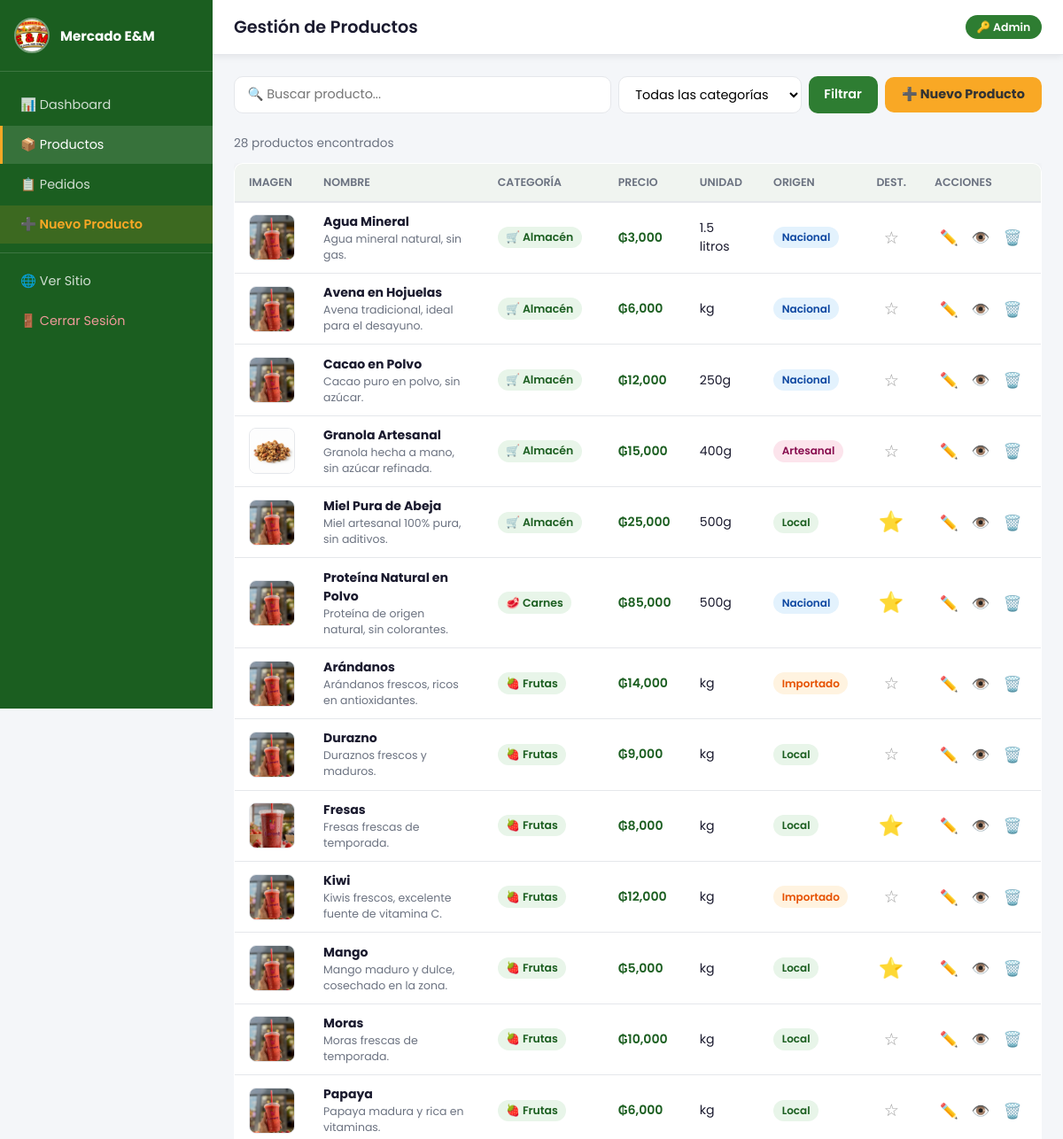
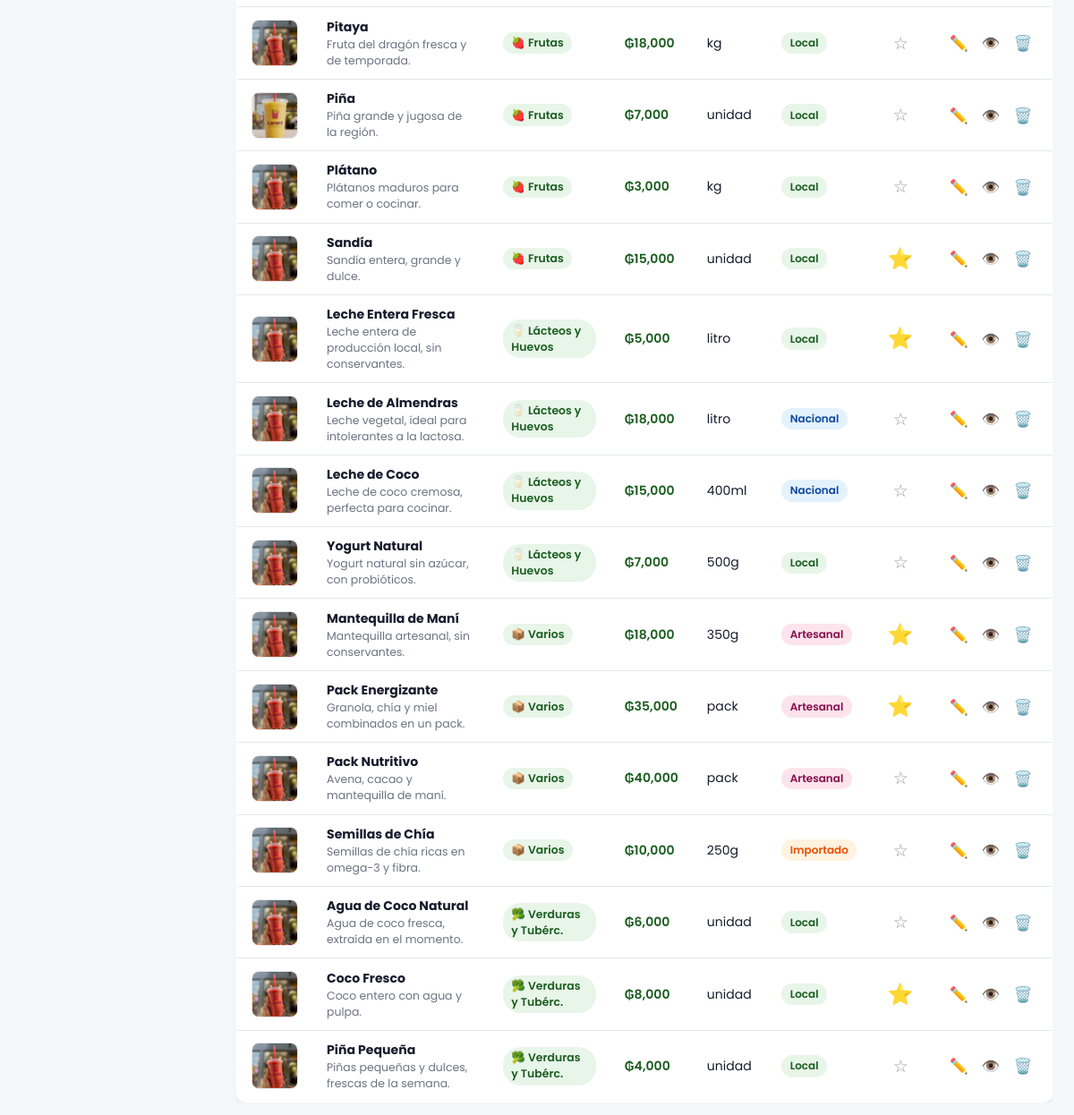
/admin/productos (signed in), run on the app's committed database (2 pictures, top to bottom).
### tables this page shows
CREATE TABLE productos (
            id          INTEGER PRIMARY KEY AUTOINCREMENT,
            nombre      TEXT    NOT NULL,
            descripcion TEXT    NOT NULL,
            precio      REAL    NOT NULL,
            unidad      TEXT    NOT NULL,
            imagen      TEXT    NOT NULL DEFAULT 'img1.jpg',
            categoria   TEXT    NOT NULL,
            origen      TEXT    NOT NULL DEFAULT 'Local',
            destacado   INTEGER NOT NULL DEFAULT 0
        );

### app.py (the view)
@app.route('/admin/productos')
@login_required
def admin_productos():
    db = get_db()
    categoria_sel = request.args.get('categoria', '')
    busqueda      = request.args.get('q', '').strip()
    query  = 'SELECT * FROM productos WHERE 1=1'
    params = []
    if categoria_sel:
        query += ' AND categoria=?'
        params.append(categoria_sel)
    if busqueda:
        query += ' AND (nombre LIKE ? OR descripcion LIKE ?)'
        params += [f'%{busqueda}%', f'%{busqueda}%']
    query += ' ORDER BY categoria, nombre'
    lista = db.execute(query, params).fetchall()
    return render_template('admin/productos.html',
                           productos=lista,
                           categorias=CATEGORIAS,
                           categoria_sel=categoria_sel,
                           busqueda=busqueda)

### app.py (called while the page is built)
def get_db():
    if 'db' not in g:
        g.db = sqlite3.connect(DATABASE)
        g.db.row_factory = sqlite3.Row
    return g.db

def login_required(f):
    @wraps(f)
    def decorated(*args, **kwargs):
        if not session.get('admin_logged_in'):
            flash('Necesitás iniciar sesión para acceder al panel.', 'error')
            return redirect(url_for('admin_login'))
        return f(*args, **kwargs)
    return decorated

@app.context_processor
def inject_cart_count():
    cart = session.get('cart', {})
    return {'cart_count': sum(cart.values()) if cart else 0}

### templates/admin/productos.html (shortened to what this page needs)
{% extends "admin/base_admin.html" %}
{% block page_title %}Gestión de Productos{% endblock %}
{% block content %}
<div class="filter-toolbar">
    <form method="GET" class="filter-form">
        <input type="text" name="q" placeholder="🔍 Buscar producto..." value="{{ busqueda }}" class="search-input">
        <select name="categoria" class="filter-select">
            <option value="">Todas las categorías</option>
        </select>
        <button type="submit" class="btn-filter">Filtrar</button>
    </form>
    <a href="{{ url_for('admin_nuevo_producto') }}" class="btn-add">➕ Nuevo Producto</a>
</div>
<p class="result-count">{{ productos|length }} producto{% if productos|length != 1 %}s{% endif %} encontrado{% if productos|length != 1 %}s{% endif %}</p>
{% if productos %}
<div class="table-wrapper">
    <table class="admin-table">
        <thead>
            <tr>
                <th>Imagen</th>
                <th>Nombre</th>
                <th>Categoría</th>
                <th>Precio</th>
                <th>Unidad</th>
                <th>Origen</th>
                <th>Dest.</th>
                <th>Acciones</th>
            </tr>
        </thead>
        <tbody>
            {% for p in productos %}
            {% set cat = categorias | selectattr('id','equalto', p.categoria) | first %}
            <tr>
                <td class="td-img">
                    <img src="{{ url_for('static', filename=p.imagen) }}"
                         alt="{{ p.nombre }}"
                         onerror="this.src='{{ url_for('static', filename='img1.jpg') }}'">
                </td>
                <td class="td-nombre">
                    <strong>{{ p.nombre }}</strong>
                    <span class="td-desc">{{ p.descripcion[:60] }}{% if p.descripcion|length > 60 %}…{% endif %}</span>
                </td>
                <td>
                    {% if cat %}
                        <span class="badge-cat">{{ cat.icono }} {{ cat.nombre }}</span>
                    {% else %}
                        {{ p.categoria }}
                    {% endif %}
                </td>
                <td class="td-precio">₲{{ "{:,.0f}".format(p.precio) }}</td>
                <td>{{ p.unidad }}</td>
                <td><span class="badge-origen badge-{{ p.origen|lower }}">{{ p.origen }}</span></td>
                <td class="td-dest">
                    <form method="POST" action="{{ url_for('admin_toggle_destacado', pid=p.id) }}" style="display:inline">
                        <button type="submit" class="btn-star {% if p.destacado %}active{% endif %}"
                                title="{% if p.destacado %}Quitar destacado{% else %}Marcar destacado{% endif %}">
                            {% if p.destacado %}⭐{% else %}☆{% endif %}
                        </button>
                    </form>
                </td>
                <td class="td-actions">
                    <a href="{{ url_for('admin_editar_producto', pid=p.id) }}" class="btn-edit" title="Editar">✏️</a>
                    <a href="{{ url_for('producto_detalle', producto_id=p.id) }}" class="btn-view" target="_blank" title="Ver en sitio">👁️</a>
                    <form method="POST" action="{{ url_for('admin_eliminar_producto', pid=p.id) }}"
                          style="display:inline"
                          onsubmit="return confirm('¿Eliminar {{ p.nombre }}? Esta acción no se puede deshacer.')">
                        <button type="submit" class="btn-delete" title="Eliminar">🗑️</button>
                    </form>
                </td>
            </tr>
            {% endfor %}
        </tbody>
    </table>
</div>
{% else %}
<div class="empty-state">
    <p class="empty-icon">📦</p>
    <h3>No se encontraron productos</h3>
    <a href="{{ url_for('admin_nuevo_producto') }}" class="action-btn action-primary">➕ Agregar el primero</a>
</div>
{% endif %}
{% endblock %}

### static/css/admin.css (style rules this page uses)
*, *::before, *::after { box-sizing: border-box; margin: 0; padding: 0; }
:root { --sidebar-w: 240px; --primary: #2e7d32; --primary-d: #1b5e20; --accent: #f9a825; --danger: #c62828; --bg: #f4f6f9; --card-bg: #ffffff; --text: #1a1a2e; --text-light:#6b7280; --border: #e5e7eb; --shadow: 0 2px 8px rgba(0,0,0,.08); --radius: 10px; font-family: 'Poppins', sans-serif; }
body { background: var(--bg); color: var(--text); }
.admin-body { display: flex; min-height: 100vh; }
.filter-toolbar { display: flex; align-items: center; gap: .75rem; flex-wrap: wrap; margin-bottom: 1rem; }
.filter-form { display: flex; gap: .5rem; flex-wrap: wrap; flex: 1; }
.search-input { flex: 1; min-width: 180px; padding: .55rem .9rem; border: 1.5px solid var(--border); border-radius: var(--radius); font-family: inherit; font-size: .9rem; }
.filter-select { padding: .55rem .9rem; border: 1.5px solid var(--border); border-radius: var(--radius); font-family: inherit; font-size: .9rem; background: #fff; }
.btn-filter { padding: .55rem 1.1rem; background: var(--primary); color: #fff; border: none; border-radius: var(--radius); font-family: inherit; font-size: .9rem; font-weight: 600; cursor: pointer; }
.btn-add { padding: .6rem 1.2rem; background: var(--accent); color: #333; border-radius: var(--radius); font-size: .9rem; font-weight: 700; text-decoration: none; white-space: nowrap; }
.result-count { font-size: .85rem; color: var(--text-light); margin-bottom: .75rem; }
.table-wrapper { overflow-x: auto; }
.admin-table { width: 100%; border-collapse: collapse; background: var(--card-bg); border-radius: var(--radius); overflow: hidden; box-shadow: var(--shadow); border: 1px solid var(--border); font-size: .88rem; }
.admin-table th { background: #f0f4f0; padding: .75rem 1rem; text-align: left; font-size: .78rem; text-transform: uppercase; color: var(--text-light); font-weight: 600; border-bottom: 2px solid var(--border); }
.admin-table td { padding: .7rem 1rem; border-bottom: 1px solid var(--border); vertical-align: middle; }
.admin-table tr:last-child td { border-bottom: none; }
.td-img img { width: 52px; height: 52px; border-radius: 8px; object-fit: cover; border: 1px solid var(--border); }
.td-nombre strong { display: block; }
.td-desc { display: block; font-size: .78rem; color: var(--text-light); }
.td-precio { font-weight: 600; color: var(--primary-d); white-space: nowrap; }
.badge-cat { display: inline-block; background: #e8f5e9; color: var(--primary-d); padding: .2rem .6rem; border-radius: 20px; font-size: .78rem; font-weight: 600; }
.badge-origen { display: inline-block; padding: .2rem .6rem; border-radius: 20px; font-size: .75rem; font-weight: 600; }
.badge-local { background: #e8f5e9; color: #1b5e20; }
.badge-nacional { background: #e3f2fd; color: #0d47a1; }
.badge-importado { background: #fff3e0; color: #e65100; }
.badge-artesanal { background: #fce4ec; color: #880e4f; }
.td-dest { text-align: center; }
.btn-star { background: none; border: none; font-size: 1.2rem; cursor: pointer; opacity: .4; transition: opacity .15s, transform .15s; }
.btn-star:hover, .btn-star.active { opacity: 1; transform: scale(1.2); }
.td-actions { white-space: nowrap; }
.btn-edit, .btn-view, .btn-delete { background: none; border: none; font-size: 1.05rem; cursor: pointer; padding: .25rem .35rem; border-radius: 6px; text-decoration: none; transition: background .15s; display: inline-block; }
.filter-toolbar { display: flex; gap: .5rem; margin-bottom: 1.5rem; flex-wrap: wrap; }

### data on the page
productos: nombre "Agua Mineral", descripcion "Agua mineral natural, sin gas.", icono "🛒", nombre "Almacén", precio "3,000", unidad "1.5 litros", origen "Nacional"
productos: nombre "Avena en Hojuelas", descripcion "Avena tradicional, ideal para el desayuno.", icono "🛒", nombre "Almacén", precio "6,000", unidad "kg", origen "Nacional"
productos: nombre "Cacao en Polvo", descripcion "Cacao puro en polvo, sin azúcar.", icono "🛒", nombre "Almacén", precio "12,000", unidad "250g", origen "Nacional"
productos: imagen (picture), nombre "Granola Artesanal", descripcion "Granola hecha a mano, sin azúcar refinada.", icono "🛒", nombre "Almacén", precio "15,000", unidad "400g", origen "Artesanal"
productos: nombre "Miel Pura de Abeja", descripcion "Miel artesanal 100% pura, sin aditivos.", icono "🛒", nombre "Almacén", precio "25,000", unidad "500g", origen "Local"
productos: nombre "Proteína Natural en Polvo", descripcion "Proteína de origen natural, sin colorantes.", icono "🥩", nombre "Carnes", precio "85,000", unidad "500g", origen "Nacional"
productos: nombre "Arándanos", descripcion "Arándanos frescos, ricos en antioxidantes.", icono "🍓", nombre "Frutas", precio "14,000", unidad "kg", origen "Importado"
productos: nombre "Durazno", descripcion "Duraznos frescos y maduros.", icono "🍓", nombre "Frutas", precio "9,000", unidad "kg", origen "Local"
productos: imagen (picture), nombre "Fresas", descripcion "Fresas frescas de temporada.", icono "🍓", nombre "Frutas", precio "8,000", unidad "kg", origen "Local"
productos: nombre "Kiwi", descripcion "Kiwis frescos, excelente fuente de vitamina C.", icono "🍓", nombre "Frutas", precio "12,000", unidad "kg", origen "Importado"
productos: nombre "Mango", descripcion "Mango maduro y dulce, cosechado en la zona.", icono "🍓", nombre "Frutas", precio "5,000", unidad "kg", origen "Local"
productos: nombre "Moras", descripcion "Moras frescas de temporada.", icono "🍓", nombre "Frutas", precio "10,000", unidad "kg", origen "Local"
productos: nombre "Papaya", descripcion "Papaya madura y rica en vitaminas.", icono "🍓", nombre "Frutas", precio "6,000", unidad "kg", origen "Local"
productos: nombre "Pitaya", descripcion "Fruta del dragón fresca y de temporada.", icono "🍓", nombre "Frutas", precio "18,000", unidad "kg", origen "Local"
productos: imagen (picture), nombre "Piña", descripcion "Piña grande y jugosa de la región.", icono "🍓", nombre "Frutas", precio "7,000", unidad "unidad", origen "Local"
productos: nombre "Plátano", descripcion "Plátanos maduros para comer o cocinar.", icono "🍓", nombre "Frutas", precio "3,000", unidad "kg", origen "Local"
productos: nombre "Sandía", descripcion "Sandía entera, grande y dulce.", icono "🍓", nombre "Frutas", precio "15,000", unidad "unidad", origen "Local"
productos: nombre "Leche Entera Fresca", descripcion "Leche entera de producción local, sin conservantes.", icono "🥛", nombre "Lácteos y Huevos", precio "5,000", unidad "litro", origen "Local"
productos: nombre "Leche de Almendras", descripcion "Leche vegetal, ideal para intolerantes a la lactosa.", icono "🥛", nombre "Lácteos y Huevos", precio "18,000", unidad "litro", origen "Nacional"
productos: nombre "Leche de Coco", descripcion "Leche de coco cremosa, perfecta para cocinar.", icono "🥛", nombre "Lácteos y Huevos", precio "15,000", unidad "400ml", origen "Nacional"
productos: nombre "Yogurt Natural", descripcion "Yogurt natural sin azúcar, con probióticos.", icono "🥛", nombre "Lácteos y Huevos", precio "7,000", unidad "500g", origen "Local"
productos: nombre "Mantequilla de Maní", descripcion "Mantequilla artesanal, sin conservantes.", icono "📦", nombre "Varios", precio "18,000", unidad "350g", origen "Artesanal"
productos: nombre "Pack Energizante", descripcion "Granola, chía y miel combinados en un pack.", icono "📦", nombre "Varios", precio "35,000", unidad "pack", origen "Artesanal"
productos: nombre "Pack Nutritivo", descripcion "Avena, cacao y mantequilla de maní.", icono "📦", nombre "Varios", precio "40,000", unidad "pack", origen "Artesanal"
productos: nombre "Semillas de Chía", descripcion "Semillas de chía ricas en omega-3 y fibra.", icono "📦", nombre "Varios", precio "10,000", unidad "250g", origen "Importado"
productos: nombre "Agua de Coco Natural", descripcion "Agua de coco fresca, extraída en el momento.", icono "🥦", nombre "Verduras y Tubérc.", precio "6,000", unidad "unidad", origen "Local"
productos: nombre "Coco Fresco", descripcion "Coco entero con agua y pulpa.", icono "🥦", nombre "Verduras y Tubérc.", precio "8,000", unidad "unidad", origen "Local"
productos: nombre "Piña Pequeña", descripcion "Piñas pequeñas y dulces, frescas de la semana.", icono "🥦", nombre "Verduras y Tubérc.", precio "4,000", unidad "unidad", origen "Local"

### other printed values
{{ productos|length }} "28"
